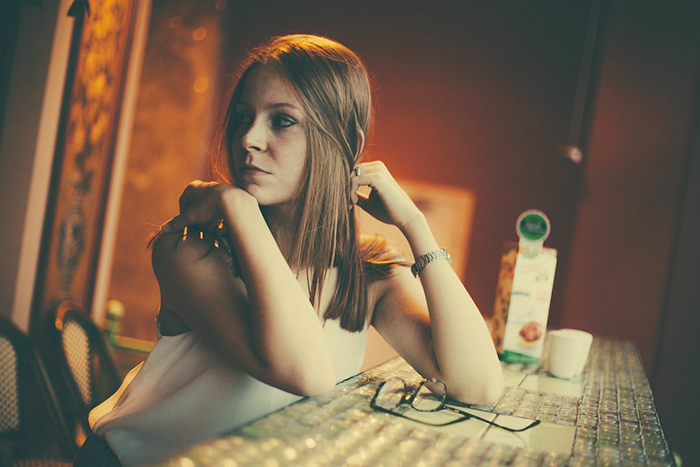
#> input picture human1.jpg, 700 x 467 px
$ python WhiteBalance.py
#> lines starting #> are read from the running program, lines starting #| are printed output that depends on the picture; after the words box and inside, x2 and y2 are one past the last pixel; in counts of white or black regions, pixels touching at a corner belong together
#> further down, img is the input picture: shape (467, 700, 3); mean B, G, R 79.1, 100.3, 120.4
# White patch reference
# How about picking a patch of image that is supposed to be white
# and using it as reference to rescale each channel in the image

import cv2
px, py = 0, 0


# function to display the coordinates of
# of the points clicked on the image
def click_event(event, x, y, flags, params):

    # checking for left mouse clicks
    if event == cv2.EVENT_LBUTTONDOWN:
        # displaying the coordinates
        # on the Shell
        print(f'x = {x}, y = {y}')
        global px,py
        px, py = x, y


        # displaying the coordinates
        # on the image window
        font = cv2.FONT_HERSHEY_SIMPLEX
        cv2.putText(img, str(x) + ',' +
                    str(y), (x,y), font,
                    1, (255, 0, 0), 2)
        cv2.imshow('image', img)

    # checking for right mouse clicks
    if event==cv2.EVENT_RBUTTONDOWN:

        # displaying the coordinates
        # on the Shell
        print(x, ' ', y)

        # displaying the coordinates
        # on the image window
        font = cv2.FONT_HERSHEY_SIMPLEX
        b = img[y, x, 0]
        g = img[y, x, 1]
        r = img[y, x, 2]
        cv2.putText(img, str(b) + ',' +
                    str(g) + ',' + str(r),
                    (x,y), font, 1,
                    (255, 255, 0), 2)
        cv2.imshow('image', img)

def Convert2WhiteBalance(clone):
    # For human1.jpg px, py, 10, 10
    h_start, w_start, h_width, w_width = py, px, 10, 10
    image = clone
    image_patch = image[h_start:h_start+h_width,
                        w_start:w_start+w_width]

    # Get maximum pixel values from each channel (BGR), normalize the original image
    # with these max pixel vlaues - assuming the max pixel is white.
    image_normalized = image / image_patch.max(axis=(0, 1))
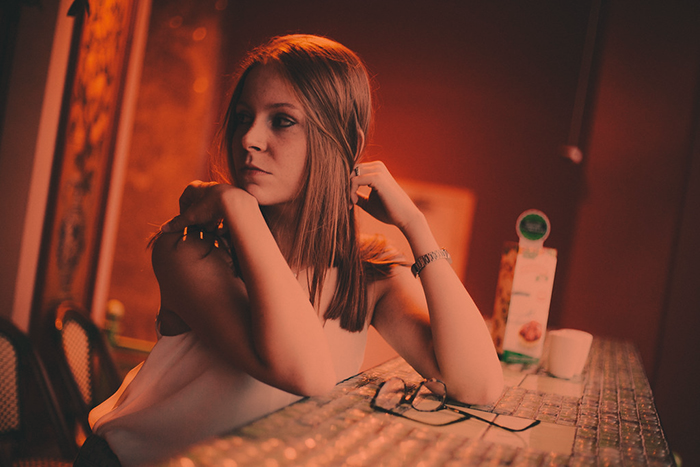
#> image_normalized: shape (467, 700, 3) float64; mean B, G, R 1.36, 1.76, 3.25; drawn with min black and max white
    # print(image_normalized.max())
    # Some values will be above 1, so we need to clip the values to between 0 and 1
    image_balanced = image_normalized.clip(0,1)
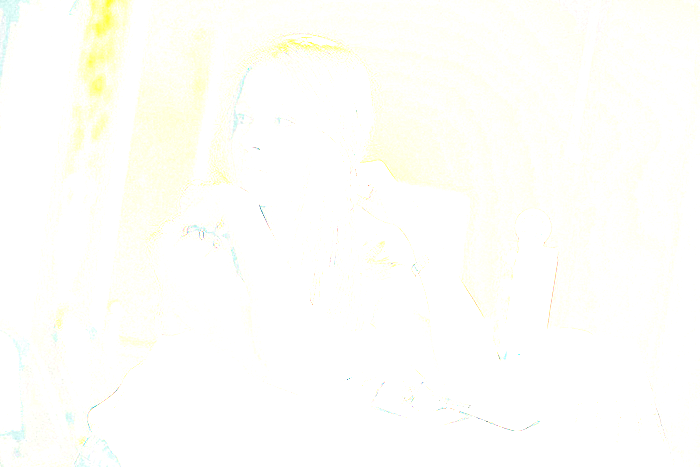
#> image_balanced: shape (467, 700, 3) float64; mean B, G, R 0.983, 1, 0.999

    cv2.rectangle(clone, (w_start, h_start), (w_start+w_width, h_start+h_width), (0,0,255), 2)
#> clone: shape (467, 700, 3); 0.03% of pixels changed, all inside (x1, y1, x2, y2) = (0, 0, 12, 12)
    cv2.imshow("Image GW Balanced", image_balanced)
    cv2.waitKey(0)
    cv2.destroyAllWindows()

def main(img):

# reading the image
    clone = img.copy()

# display a clickable image.
# click where it is supposed to be white.
    cv2.imshow('image', img)
    # setting mouse handler for the image
    # and calling the click_event() function
    cv2.setMouseCallback('image', click_event)
    cv2.waitKey(0)
    cv2.destroyAllWindows()
    Convert2WhiteBalance(clone)


if __name__ == '__main__':
    # Change the picture which you want
    img = cv2.imread("human1.jpg")
    main(img)
